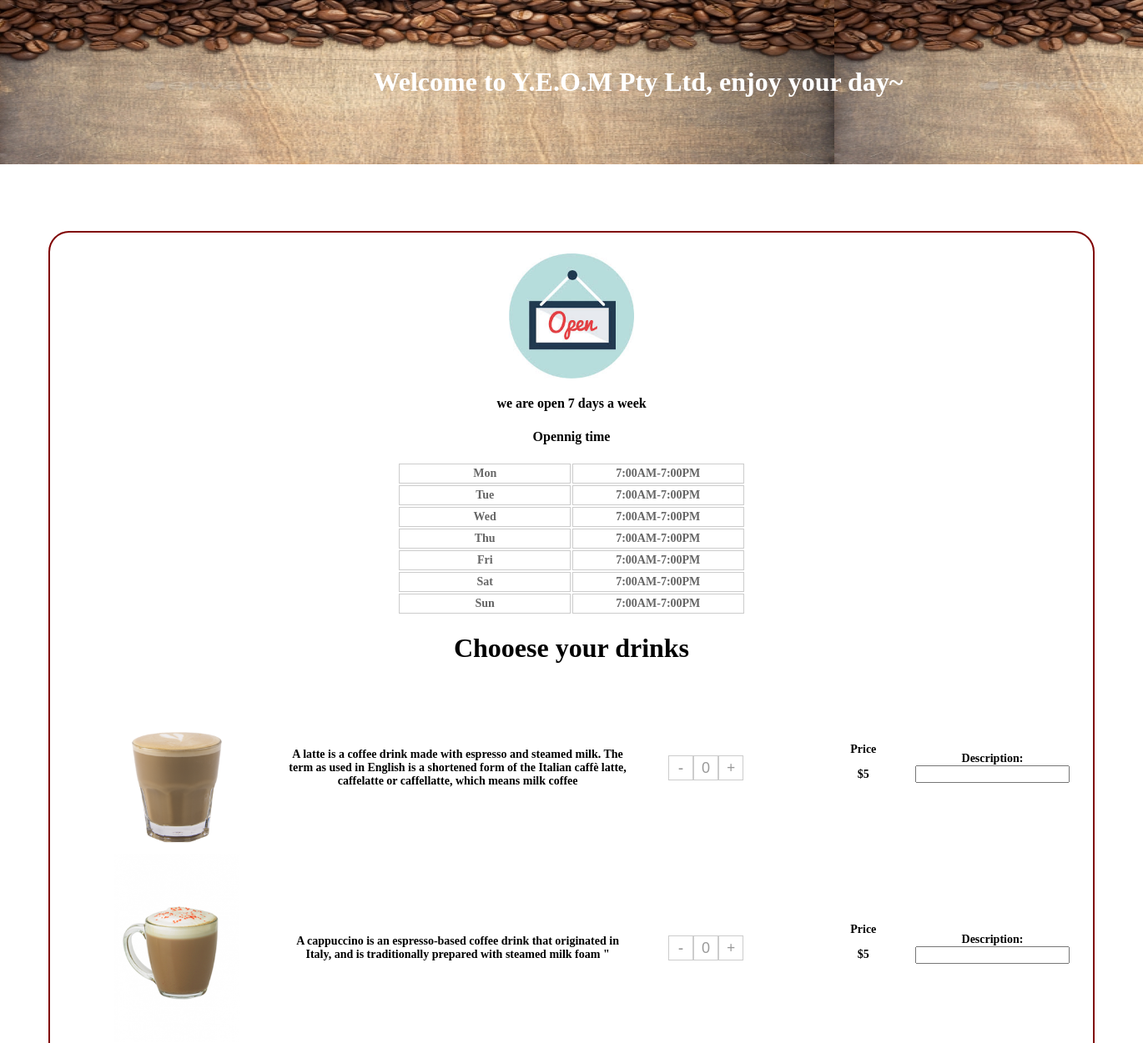
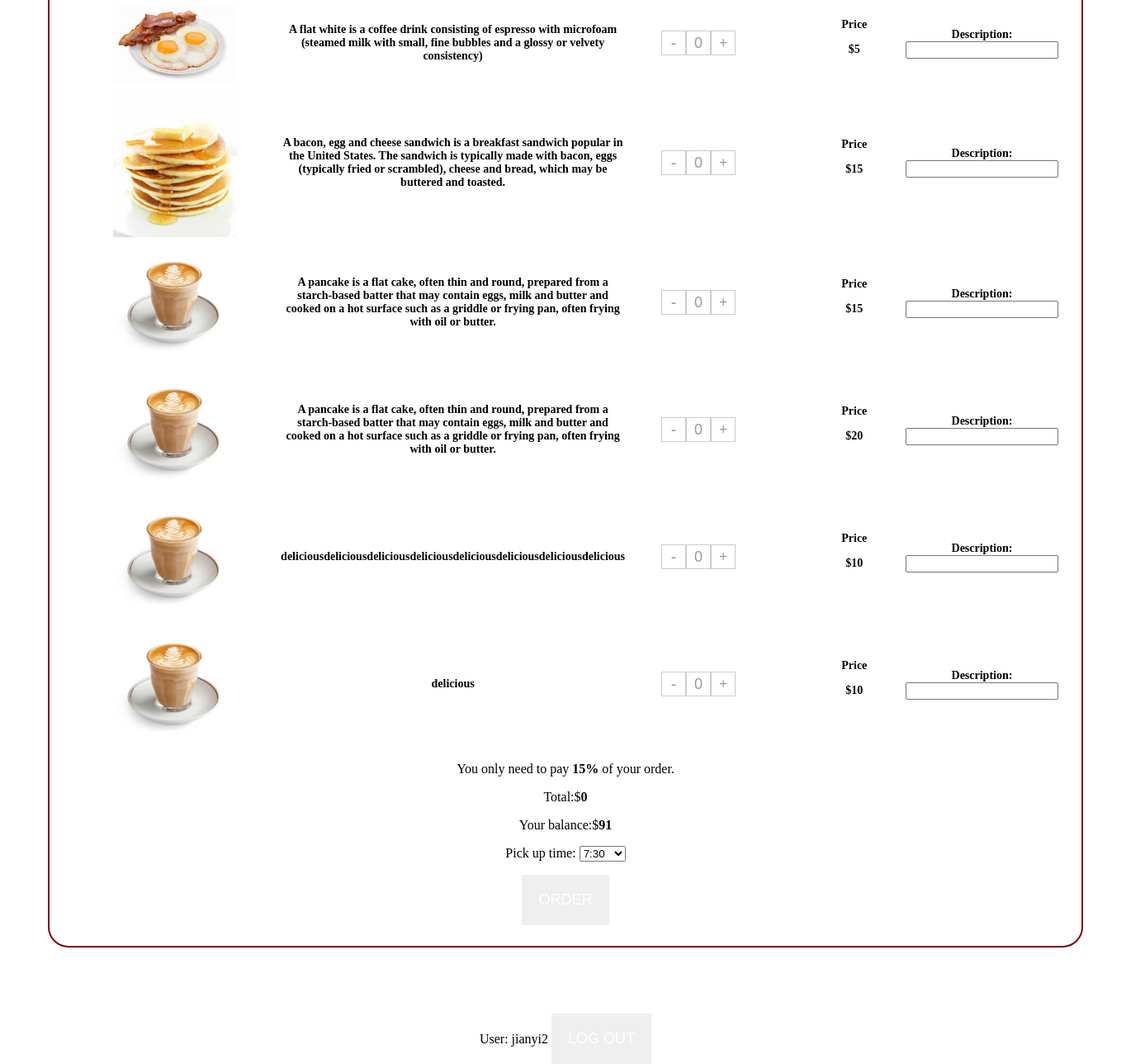
The app's page /Menu.php (signed in) with its own data (2 pictures, top to bottom).
### tables this page shows
CREATE TABLE IF NOT EXISTS `store_date` (
  `id` int(11) NOT NULL AUTO_INCREMENT,
  `week_name` varchar(50) DEFAULT NULL,
  `open_time` varchar(50) DEFAULT NULL,
  `close_time` varchar(50) DEFAULT NULL,
  PRIMARY KEY (`id`)
);

CREATE TABLE IF NOT EXISTS `kit202_product` (
  `id` int(11) NOT NULL AUTO_INCREMENT,
  `name` varchar(255) NOT NULL,
  `price` double NOT NULL,
  `description` text NOT NULL,
  `images` varchar(255) DEFAULT NULL,
  PRIMARY KEY (`id`)
);

CREATE TABLE IF NOT EXISTS `users` (
  `id` int(10) NOT NULL AUTO_INCREMENT,
  `permission` varchar(8) DEFAULT NULL COMMENT 'permission',
  `discount` int(10) unsigned DEFAULT '100' COMMENT 'discount',
  `balance` int(10) unsigned DEFAULT '0' COMMENT 'balance',
  `username` varchar(128) DEFAULT NULL COMMENT 'username',
  `passwrod` varchar(128) DEFAULT NULL COMMENT '密码',
  `firstname` varchar(64) DEFAULT NULL COMMENT '第一个名字',
  `lastname` varchar(64) DEFAULT NULL COMMENT '姓氏',
  `mobile` varchar(10) DEFAULT NULL COMMENT '手机号码',
  `card` varchar(16) DEFAULT NULL COMMENT 'CR card',
  `email` varchar(128) DEFAULT NULL COMMENT '邮箱',
  `sex` varchar(10) DEFAULT NULL COMMENT '性别',
  PRIMARY KEY (`id`)
);

### db_conn.php (called while the page is built, shortened)
<?php
class Mysql
{
    public $link;
    function __construct()
    {
        $this->host = hostname;
        $this->username = username;
        $this->password = password;
        $this->dbname = dbname;
        $this->link = new mysqli($this->host, $this->username, $this->password, $this->dbname);
        mysqli_set_charset($this->link, 'utf8');
    }
    public function query_select($table_name)
    {
        $sql = "select * from " . $table_name;
        $result = $this->link->query($sql);
        $_list = [];
        while ($row = mysqli_fetch_assoc($result)) {
            $_list[] = $row;
        }
        return $_list;
    }
    public function query_first($sql = '')
    {
        if ($sql) {
            $result = $this->link->query($sql);
            $row = $result->fetch_assoc();
            return $row;
        } else {
            return false;
        }
    }
}
?>

### Menu.php (the view, shortened to what this page needs)
<?php
include('db_conn.php');
$username = $_SESSION['username'];
$mysql = new Mysql();
$userfind = $mysql->query_first("select * from users where username = '" . $username . "'");
?>
<!DOCTYPE html>
<html>
<body>
<link rel="stylesheet" type="text/css" href="stylesheet.css">
<head><title>Menu</title></head>
<CENTER>
    <?php require 'header.php'?>
    <div class="main">
        <table class="table">
            <img src="./pic/time.jpg" alt="time" width="150"/>
            <h4> we are open 7 days a week</h4>
            <h4>Opennig time</h4>
            <?php
            $storedatelists = $mysql->query_select("store_date");
            foreach($storedatelists as $key => $val){
            ?>
            <tr class="coffee border">
                <th><?php echo $val['week_name']; ?></th>
                <th><?php echo $val['open_time']; ?>-<?php echo $val['close_time']; ?></th>
            </tr>
            <?php } ?>
        </table>
        <h1>Chooese your drinks</h1>
        <form action="doorder.php" method="post">
            <table class="table">
                <?php
                $goodlist = $mysql->query_select("kit202_product");
                foreach($goodlist as $key => $val){
                    ?>
                    <tr class="coffee">
                        <th><img src="<?php echo  $val['images']?>" alt="latte" width="150"/></th>
                        <th><?php echo  $val['description']?></th>
                        <th>
                            <ul class="count">
                                <li><span id="num-jian" class="num-jian" onclick="return jiannum(<?php echo  $val['id']?>);">-</span></li>
                                <li>
                                    <input type="text" name="num[]" class="input-num input-num-<?php echo  $val['id']?>" id="input-num" value="0"/>
                                </li>
                                <li><span id="num-jia" class="num-jia" onclick="return addnum(<?php echo  $val['id']?>);">+</span></li>
                            </ul>
                        </th>
                        <th>Price<p>$<?php echo  $val['price']?></p></th>
                        <th>Description:<input type="text" name="description[]" id="description"/></th>
                    </tr>
                <?php } ?>
            </table>
            <p>You only need to pay <b><?php echo $userfind['discount'];?>%</b> of your order.</p>
            <p>Total:$<b class="total_price_val">0</b></p>
            <p>Your balance:$<b><?php echo $userfind['balance'];?></b></p>
            <p>Pick up time:
                <select name="pickuptime">
                    <option value="730">7:30</option>
                </select>
            </p>
            <button class="basic-button" type="submit" name="submit">Order</button>
        </form>
    </div>
    <?php
    require_once("LoginStat.php");
    ?>
</body>
</html>

### stylesheet.css (style rules this page uses)
body { background-image: url(pic/bg.jpg); width: 100%; background-repeat: no-repeat; overflow-x: hidden; margin: 0; }
.main { width: 1200px; border: solid #ccc 1px; margin: 80px auto; padding: 25px; margin-left:auto; background: #FFF; border: solid #800000 2px; border-radius: 25px; }
.basic-button { color-background:#CCC; color:#fff; padding: 20px; font-size: 18px; font-weight: 500; text-transform: uppercase; border: none; }
.table { margin-top: 20px; }
.table th { text-align:center; font-size: 14px; width: 28%; }
ul,li { list-style: none; margin: 0; }
img { vertical-align: middle; }
.num-jian,.input-num,.num-jia { display: inline-block; width: 28px; height: 28px; padding: 0; line-height: 28px; text-align: center; font-size: 18px; color: #999; cursor: pointer; border: 1px solid #CCC; }
.count li { float: left; }
.coffee { margin:10px 0px; padding: 20px 0; }
.border th { border: 1px solid #ccc; color: #666; padding: 3px 6px; }

### records on screen
store_date: week_name "Mon", open_time "7:00AM", close_time "7:00PM"
store_date: week_name "Tue", open_time "7:00AM", close_time "7:00PM"
store_date: week_name "Wed", open_time "7:00AM", close_time "7:00PM"
store_date: week_name "Thu", open_time "7:00AM", close_time "7:00PM"
store_date: week_name "Fri", open_time "7:00AM", close_time "7:00PM"
store_date: week_name "Sat", open_time "7:00AM", close_time "7:00PM"
store_date: week_name "Sun", open_time "7:00AM", close_time "7:00PM"
kit202_product: images (picture), description "A latte is a coffee drink made with espresso and steamed milk. The term as used in English is a shortened form of the Italian caffè latte, caffelatte or caffellatte, which means milk coffee", price "5"
kit202_product: images (picture), description "A cappuccino is an espresso-based coffee drink that originated in Italy, and is traditionally prepared with steamed milk foam \"", price "5"
kit202_product: images (picture), description "A flat white is a coffee drink consisting of espresso with microfoam (steamed milk with small, fine bubbles and a glossy or velvety consistency)", price "5"
kit202_product: images (picture), description "A bacon, egg and cheese sandwich is a breakfast sandwich popular in the United States. The sandwich is typically made with bacon, eggs (typically fried or scrambled), cheese and bread, which may be buttered and toasted.", price "15"
kit202_product: images (picture), description "A pancake is a flat cake, often thin and round, prepared from a starch-based batter that may contain eggs, milk and butter and cooked on a hot surface such as a griddle or frying pan, often frying with oil or butter.", price "15"
kit202_product: images (picture), description "A pancake is a flat cake, often thin and round, prepared from a starch-based batter that may contain eggs, milk and butter and cooked on a hot surface such as a griddle or frying pan, often frying with oil or butter.", price "20"
kit202_product: images (picture), description "deliciousdeliciousdeliciousdeliciousdeliciousdeliciousdeliciousdelicious", price "10"
kit202_product: images (picture), description "delicious", price "10"
users: discount "15", balance "91"

### other values on screen
$_SESSION['username'] "jianyi2"
